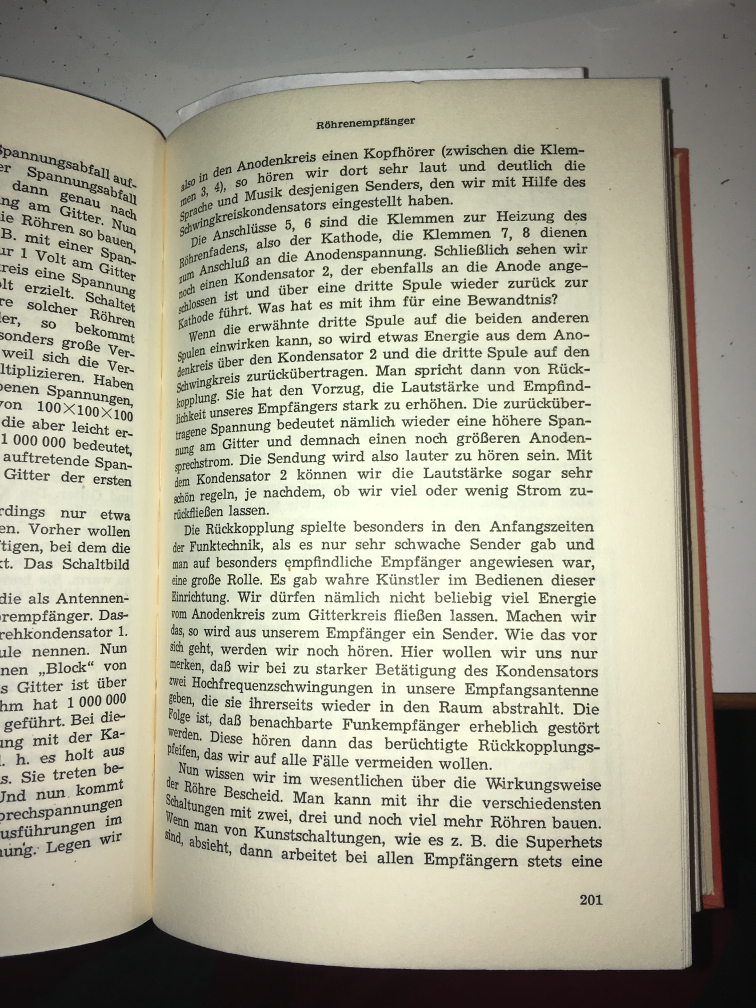
#> input picture testimg.jpg, 3024 x 4032 px (shown at 1/4 size)
$ python sauvola.py testimg.jpg   (Python 2 division)
#> lines starting #> are read from the running program, lines starting #| are printed output that depends on the picture; after the words box and inside, x2 and y2 are one past the last pixel; in counts of white or black regions, pixels touching at a corner belong together
import sys
import numpy as np
import cv2
import matplotlib
matplotlib.use("TkAgg")
from matplotlib import pyplot as plt


# [20 lines left out: functions debug_show, show_histogram, show_colors, not called in this run]

def smooth(y, pts):
    box = np.ones(pts)/pts
    return np.convolve(y, box, mode='same')

# [14 lines of commented-out code are left out]


def show_proj(img, h_bounds = [0, 0], w_bounds = [0, 0]):
     h, w = img.shape[:2]
     print h,w
     if h_bounds[1] == 0:
         h_bounds[1] = h
     if w_bounds[1] == 0:
         w_bounds[1] = w
     print h_bounds, w_bounds
     proj_h = np.empty(h)
     proj_w = np.empty(w)
     for i in range(h):
         proj_h[i] = 0
         for j in range(w_bounds[0], w_bounds[1]):
             proj_h[i] += img[i][j]
     for i in range(w):
         proj_w[i] = 0
         for j in range(h_bounds[0], h_bounds[1]):
             proj_w[i] += img[j][i]
     proj_h = np.subtract(np.ones(h), np.divide(proj_h, max(proj_h)))
     proj_w = np.subtract(np.ones(w), np.divide(proj_w, max(proj_w)))
     print(proj_h, proj_w)
     plt.figure(1)
     plt.subplot(211)
     plt.plot(proj_h)
     plt.subplot(212)
     plt.plot(proj_w)
     plt.show()


# [27 lines left out: function sauvola, not called in this run]


block = (15, 15)
img = cv2.imread(sys.argv[1])
#> img is the input picture: shape (4032, 3024, 3); mean B, G, R 151.3, 169.4, 171.1
img = cv2.resize(img, (0,0), fx=0.5, fy=0.5)
#> img: shape (2016, 1512, 3)
grey = cv2.cvtColor(img, cv2.COLOR_RGB2GRAY)
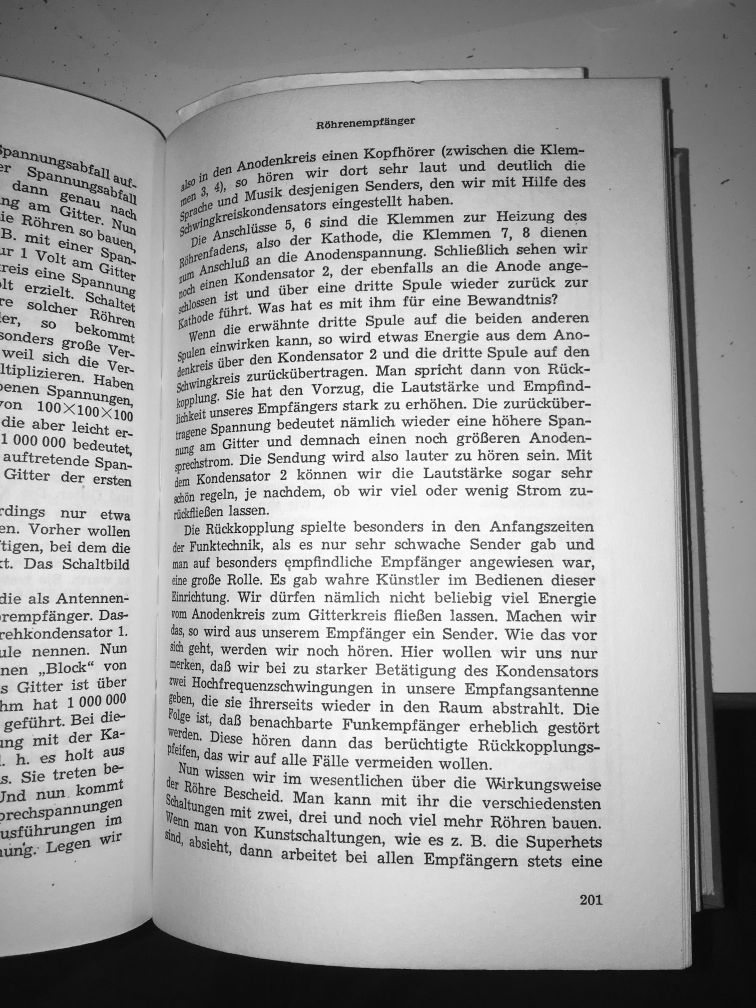
#> grey: shape (2016, 1512) (shown at 1/2 size); min 2, max 253, mean 164.3

### TEST CODE GOES HERE ###


kernel = np.ones((40,40), np.uint8)
erosion = cv2.erode(grey, kernel, iterations=1)
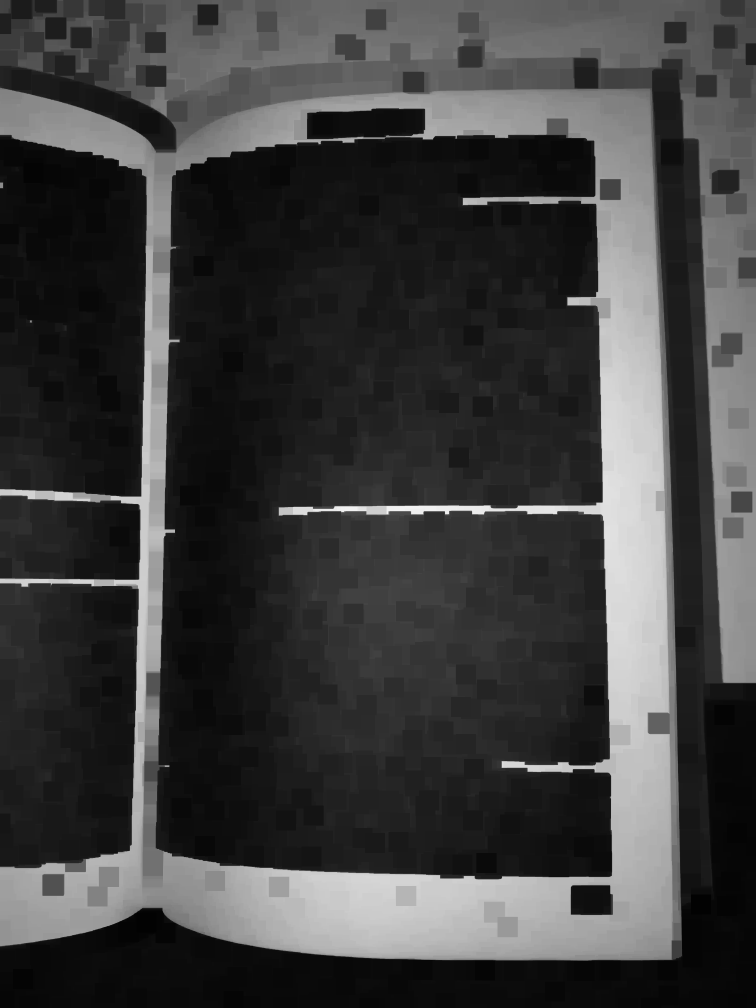
#> erosion: shape (2016, 1512) (shown at 1/2 size); min 2, max 244, mean 62.7
#debug_show('erosion', erosion)

_, bw = cv2.threshold(erosion, 127, 255, cv2.THRESH_BINARY)
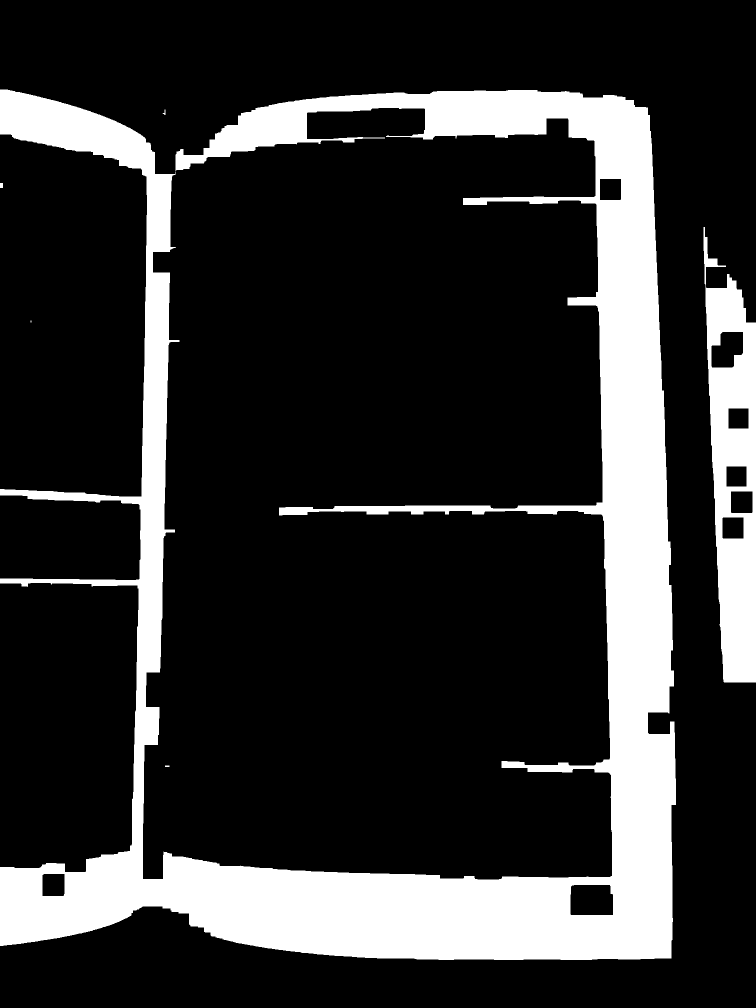
#> bw: shape (2016, 1512) (shown at 1/2 size); 19.7% white; 6 white regions (1 under 20 px), largest, box (x1, y1, x2, y2) and area: (0, 179, 1352, 1920) 545183, (1407, 454, 1512, 1365) 56055, (0, 366, 6, 376) 60, (325, 219, 331, 230) 30, (330, 1531, 339, 1534) 27

show_proj(bw)
#| 2016 1512
#| [0, 2016] [0, 1512]
#> after the loop in show_proj, `for i in range(h):`: proj_h = 2016 values, max 331755 at index 1759, min 0 at index 0, mean 76065.3
#> after the loop in show_proj, `for i in range(w):`: proj_w = 1512 values, max 440130 at index 1242, min 0 at index 1352, mean 101420.3
#> in show_proj, `proj_h = np.subtract(np.ones(h), np.divide(proj_h, max(proj_h)))`: proj_h = 2016 values, max 1 at index 0, min 0 at index 1759, mean 0.771
#> in show_proj, `proj_w = np.subtract(np.ones(w), np.divide(proj_w, max(proj_w)))`: proj_w = 1512 values, max 1 at index 1352, min 0 at index 1242, mean 0.77
#> (printed output is left out)
#> in show_proj, `plt.show()`:
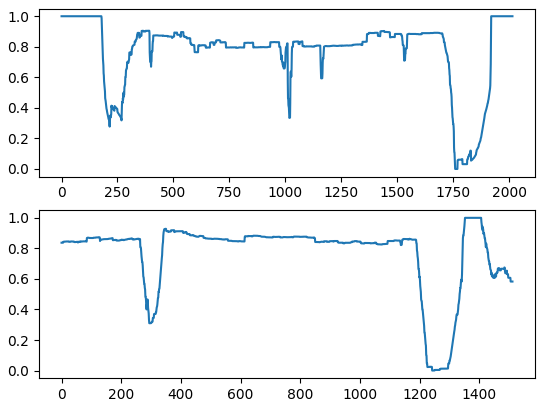
#> figure drawn by matplotlib, 2 panels; panel 1: curve peaks at x = 0, y = 1; panel 2: curve peaks at x = 1352, y = 1


### END ###

cv2.waitKey(0)
